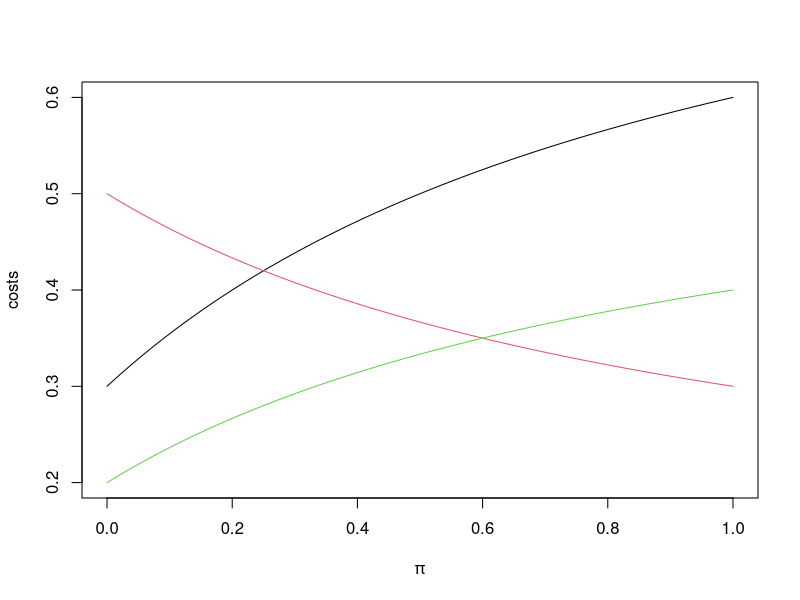
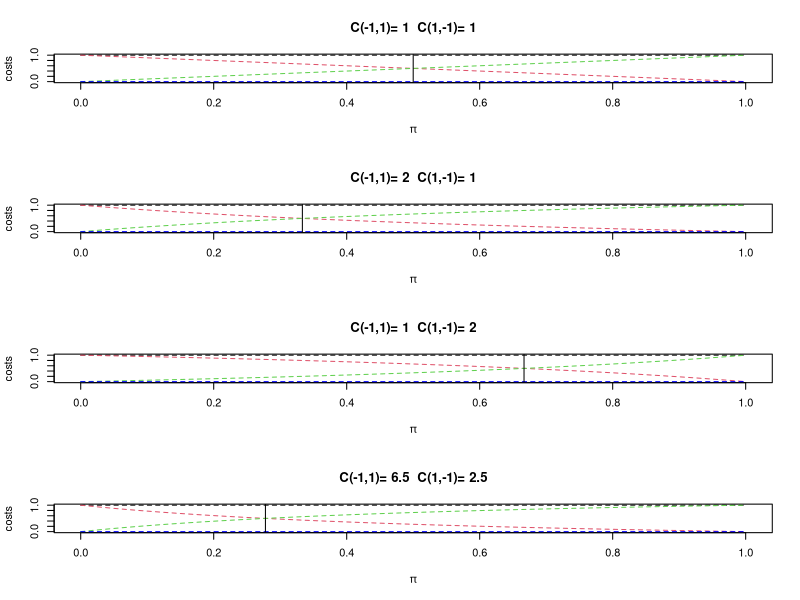

The R script that drew these images, in order:

cost_fp = 1
cost_fn = 2

tpr = 0.4
fnr = 1- tpr
fpr = 0.3

cost_curve <- function(p,fpr=fpr,fnr=fnr){
((1-p)*fpr*cost_fp + p*fnr*cost_fn)/((1-p)*cost_fp + p*cost_fn)
}

curve(cost_curve(x,fpr=fpr,fnr=fnr),0,1,ylim=c(0.2,0.6),xlab=expression(pi),ylab="costs")

tpr = 0.7
fnr = 1- tpr
fpr = 0.5

curve(cost_curve(x,fpr=fpr,fnr=fnr),0,1,add=T,col=2)

tpr = 0.6
fnr = 1- tpr
fpr = 0.2

curve(cost_curve(x,fpr=fpr,fnr=fnr),0,1,add=T,col=3)



################################################################

################################################################

################################################################

#### 
# trivial classifiers for different costs

par(mfrow=c(4,1))

################################################################

################################################################
# same costs
cost_fp = 1
cost_fn = 1

# always wrong

tpr = 0
fnr = 1- tpr
fpr = 1

curve(cost_curve(x,fpr=fpr,fnr=fnr),0,1,ylim=c(0,1),lty=2,xlab=expression(pi),ylab="costs",main=paste("C(-1,1)=",cost_fn," C(1,-1)=",cost_fp))

# always positive

tpr = 1
fnr = 1- tpr
fpr = 1

curve(cost_curve(x,fpr=fpr,fnr=fnr),0,1,add=T,col=2,lty=2)


# always negative

tpr = 0
fnr = 1- tpr
fpr = 0

curve(cost_curve(x,fpr=fpr,fnr=fnr),0,1,add=T,col=3,lty=2)

# always right

tpr = 1
fnr = 1- tpr
fpr = 0

curve(cost_curve(x,fpr=fpr,fnr=fnr),0,1,add=T,col="blue",lty=2)


abline(v=cost_fp/(cost_fn+cost_fp))


################################################################
# twice for fn
cost_fp = 1
cost_fn = 2

# always wrong

tpr = 0
fnr = 1- tpr
fpr = 1

curve(cost_curve(x,fpr=fpr,fnr=fnr),0,1,ylim=c(0,1),lty=2,xlab=expression(pi),ylab="costs",main=paste("C(-1,1)=",cost_fn," C(1,-1)=",cost_fp))

# always positive

tpr = 1
fnr = 1- tpr
fpr = 1

curve(cost_curve(x,fpr=fpr,fnr=fnr),0,1,add=T,col=2,lty=2)


# always negative

tpr = 0
fnr = 1- tpr
fpr = 0

curve(cost_curve(x,fpr=fpr,fnr=fnr),0,1,add=T,col=3,lty=2)

# always right

tpr = 1
fnr = 1- tpr
fpr = 0

curve(cost_curve(x,fpr=fpr,fnr=fnr),0,1,add=T,col="blue",lty=2)

abline(v=cost_fp/(cost_fn+cost_fp))



################################################################
# twice for fp
cost_fp = 2
cost_fn = 1


# always wrong

tpr = 0
fnr = 1- tpr
fpr = 1

curve(cost_curve(x,fpr=fpr,fnr=fnr),0,1,ylim=c(0,1),lty=2,xlab=expression(pi),ylab="costs",main=paste("C(-1,1)=",cost_fn," C(1,-1)=",cost_fp))

# always positive

tpr = 1
fnr = 1- tpr
fpr = 1

curve(cost_curve(x,fpr=fpr,fnr=fnr),0,1,add=T,col=2,lty=2)


# always negative

tpr = 0
fnr = 1- tpr
fpr = 0

curve(cost_curve(x,fpr=fpr,fnr=fnr),0,1,add=T,col=3,lty=2)

# always right

tpr = 1
fnr = 1- tpr
fpr = 0

curve(cost_curve(x,fpr=fpr,fnr=fnr),0,1,add=T,col="blue",lty=2)

abline(v=cost_fp/(cost_fn+cost_fp))



################################################################
# much more for fn
cost_fp = 2.5
cost_fn = 6.5


# always wrong

tpr = 0
fnr = 1- tpr
fpr = 1

curve(cost_curve(x,fpr=fpr,fnr=fnr),0,1,ylim=c(0,1),lty=2,xlab=expression(pi),ylab="costs",main=paste("C(-1,1)=",cost_fn," C(1,-1)=",cost_fp))

# always positive

tpr = 1
fnr = 1- tpr
fpr = 1

curve(cost_curve(x,fpr=fpr,fnr=fnr),0,1,add=T,col=2,lty=2)


# always negative

tpr = 0
fnr = 1- tpr
fpr = 0

curve(cost_curve(x,fpr=fpr,fnr=fnr),0,1,add=T,col=3,lty=2)

# always right

tpr = 1
fnr = 1- tpr
fpr = 0

curve(cost_curve(x,fpr=fpr,fnr=fnr),0,1,add=T,col="blue",lty=2)

abline(v=cost_fp/(cost_fn+cost_fp))
